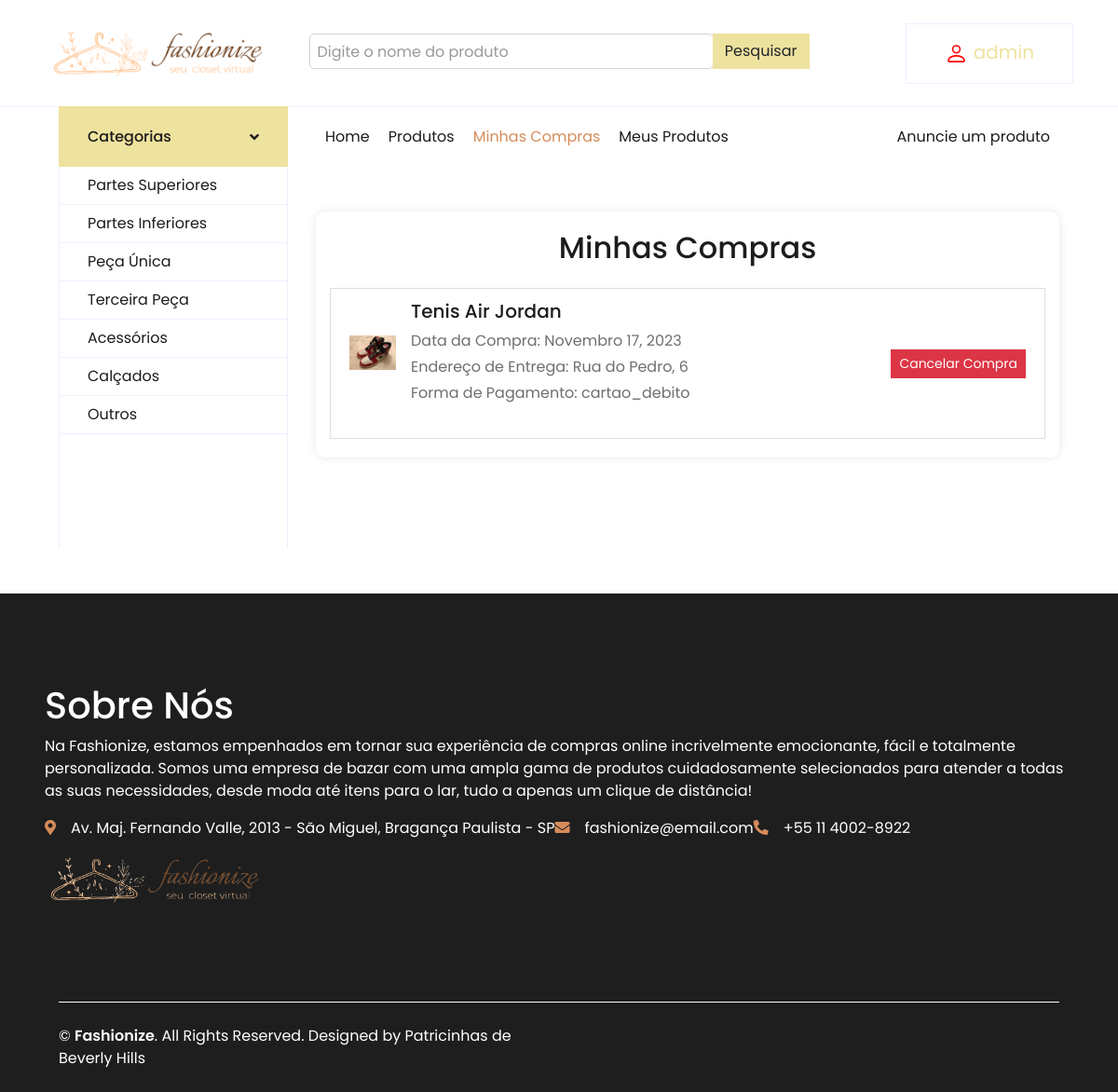
/minhas_compras/ (signed in), run on an earlier commit of the app's database.
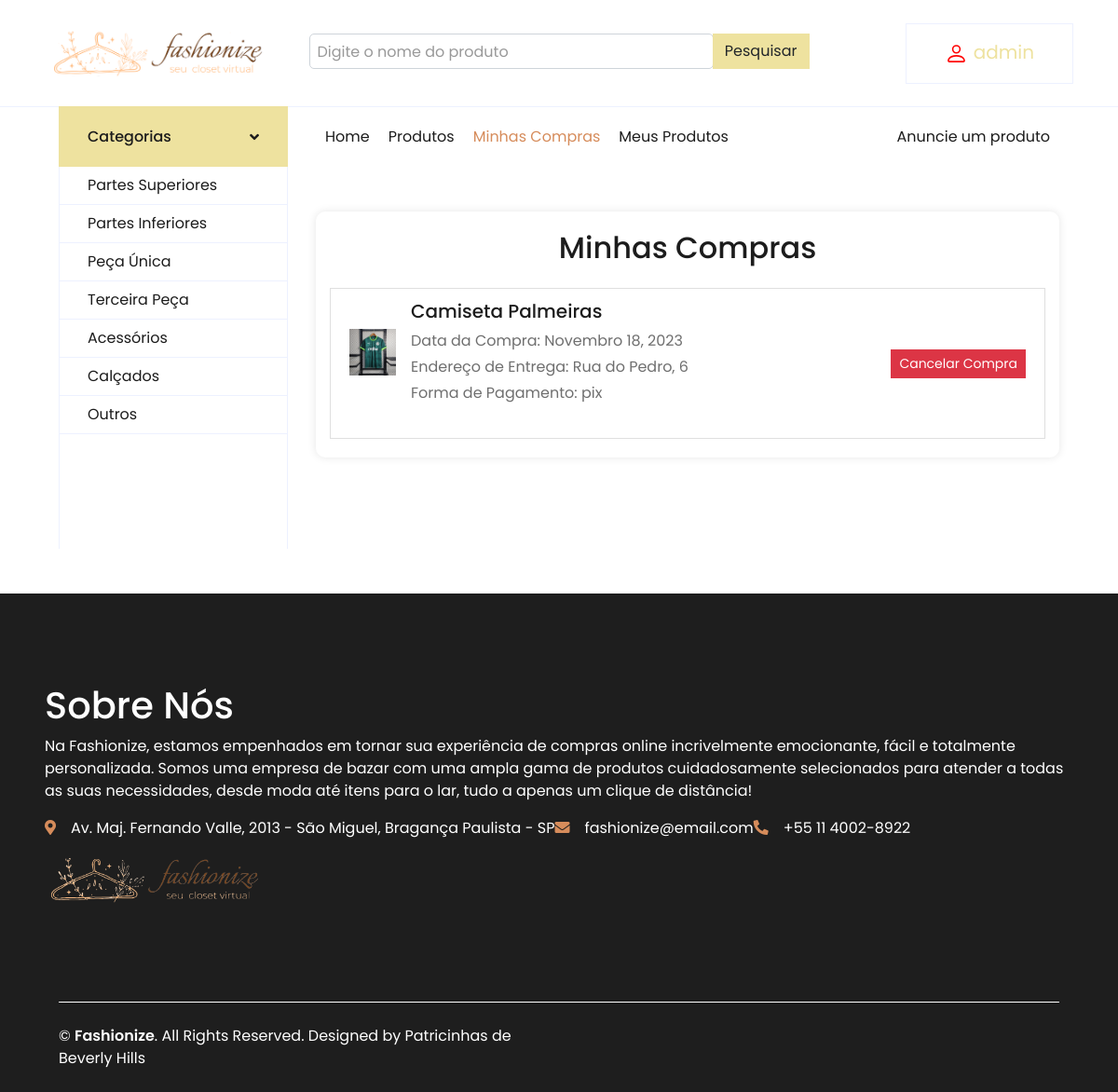
And on a later commit of the database.
### website/models.py (models this page shows, shortened)
class Compra(models.Model):
    usuario = models.ForeignKey(User, on_delete=models.CASCADE)
    produto = models.ForeignKey(Produto, on_delete=models.CASCADE)
    data_compra = models.DateTimeField(default=timezone.now)
    confirmada = models.BooleanField(default=False)
    endereco_entrega = models.CharField(max_length=255, blank=True, null=True)
    forma_pagamento = models.CharField(max_length=50, blank=True, null=True)

class Produto(models.Model):
    usuario = models.ForeignKey(User, on_delete=models.CASCADE, default=1)
    titulo = models.CharField(max_length=100)
    thumb = models.ImageField(upload_to='img_produto')
    descricao = models.TextField(max_length=1000)
    categoria = models.ForeignKey(Categoria, on_delete=models.CASCADE)
    data_criacao = models.DateTimeField(default=timezone.now)
    preco = models.DecimalField(max_digits=5, decimal_places=2)

### website/views.py (the view)
# urls.py: path('minhas_compras/', views.minhas_compras, name='minhas_compras'),
@login_required
def minhas_compras(request):
    compras = Compra.objects.filter(usuario=request.user)
    return render(request, 'minhas_compras.html', {'compras': compras})

### website/templates/minhas_compras.html (shortened to what the changed rows need)
<!DOCTYPE html>
<html lang="pt-br">
{% load static %}
<head>
    <link href="https://cdnjs.cloudflare.com/ajax/libs/font-awesome/5.10.0/css/all.min.css" rel="stylesheet">
    <link href="{% static 'lib/owlcarousel/assets/owl.carousel.min.css' %}" rel="stylesheet">
    <link rel=”stylesheet” href=”https://cdn.jsdelivr.net/npm/bootstrap@5.0.2/dist/css/bootstrap.min.css”/>
    <link rel=”stylesheet” href=”https://cdn.jsdelivr.net/npm/bootstrap-icons@1.5.0/font/bootstrap-icons.css”/>
    <link href="{% static 'css/style.css' %}" rel="stylesheet">
</head>
<body>
{% include 'commom/topbar.html' %}
<div class="container-fluid mb-5">
    <div class="row border-top px-xl-5">
        <div class="col-lg-9">
            <div class="container mt-5">
                <h2 class="mb-4">Minhas Compras</h2>
                {% if compras %}
                    <ul class="list-group">
                        {% for compra in compras %}
                            <li class="list-group-item d-flex justify-content-between align-items-center">
                                <div class="d-flex align-items-center mb-4">
                                    <img src="{{ compra.produto.thumb.url }}" alt="{{ compra.produto.titulo }}"
                                         width="50" height=auto class="mr-3">
                                    <div>
                                        <h5>{{ compra.produto.titulo }}</h5>
                                        <p class="mb-1">Data da Compra: {{ compra.data_compra|date:"F d, Y" }}</p>
                                        <p class="mb-1">Endereço de Entrega: {{ compra.endereco_entrega }}</p>
                                        <p class="mb-0">Forma de Pagamento: {{ compra.forma_pagamento }}</p>
                                    </div>
                                </div>
                                <div>
                                    <a href="{% url 'excluir_compra' compra.id %}" class="btn btn-danger btn-sm">Cancelar
                                        Compra</a>
                                </div>
                            </li>
                        {% endfor %}
                    </ul>
                {% else %}
                    <p class="mt-4">Nenhuma compra encontrada.</p>
                {% endif %}
            </div>
        </div>
    </div>
</div>
{% include 'commom/footer.html' %}
</body>
</html>

What changed in the data, as far as the page shows it:
removed Compra: produto.thumb (picture), produto.titulo "Tenis Air Jordan", data_compra "Novembro 17, 2023", endereco_entrega "Rua do Pedro, 6", forma_pagamento "cartao_debito"
added Compra: produto.thumb (picture), produto.titulo "Camiseta Palmeiras", data_compra "Novembro 18, 2023", endereco_entrega "Rua do Pedro, 6", forma_pagamento "pix"
